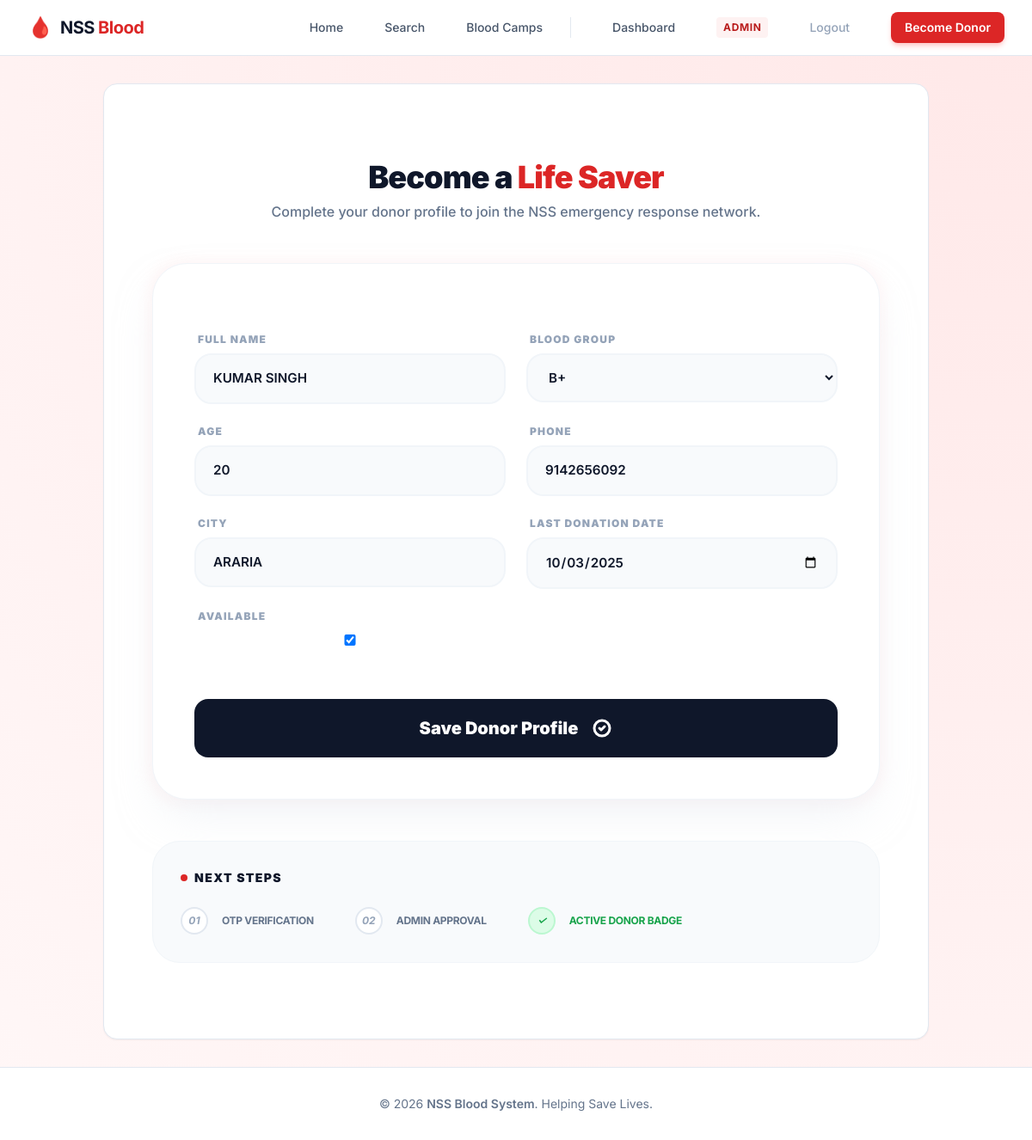
/donor-register/ (signed in), run on the app's committed database.
### blooddonation/models.py (models this page shows, shortened)
class DonorProfile(models.Model):
    BLOOD_GROUP_CHOICES = [
        ("A+", "A+"),
        ("A-", "A-"),
        ("B+", "B+"),
        ("B-", "B-"),
        ("AB+", "AB+"),
        ("AB-", "AB-"),
        ("O+", "O+"),
        ("O-", "O-"),
    ]
    VERIFICATION_CHOICES = [
        ("PENDING", "Pending"),
        ("APPROVED", "Approved"),
        ("REJECTED", "Rejected"),
    ]
    user = models.OneToOneField(settings.AUTH_USER_MODEL, on_delete=models.CASCADE)
    full_name = models.CharField(max_length=120)
    blood_group = models.CharField(max_length=3, choices=BLOOD_GROUP_CHOICES)
    age = models.PositiveSmallIntegerField()
    phone = models.CharField(max_length=15)
    city = models.CharField(max_length=100)
    last_donation_date = models.DateField(blank=True, null=True)
    available = models.BooleanField(default=True)
    donation_count = models.IntegerField(default=0)
    rating = models.FloatField(default=0.0)
    verification_status = models.CharField(max_length=10, choices=VERIFICATION_CHOICES, default="PENDING")
    otp_code = models.CharField(max_length=6, blank=True)
    otp_verified = models.BooleanField(default=False)
    otp_created_at = models.DateTimeField(blank=True, null=True)
    created_at = models.DateTimeField(auto_now_add=True)

### blooddonation/views.py (the view)
# urls.py: path("donor-register/", views.donor_register, name="donor_register"),
def donor_register(request):
    profile = DonorProfile.objects.filter(user=request.user).first() if request.user.is_authenticated else None
    if not request.user.is_authenticated:
        return render(request, "blooddonation/donor_register.html", {"form": None, "public_page": True})
    if request.method == "POST":
        form = DonorProfileForm(request.POST, instance=profile)
        if form.is_valid():
            donor = form.save(commit=False)
            donor.user = request.user
            if profile is None:
                donor.verification_status = "PENDING"
            otp_code = donor.generate_otp()
            donor.save()
            request.session["donor_otp_profile_id"] = donor.id
            messages.info(request, f"Demo OTP for donor verification: {otp_code}")
            return redirect("donor_verify_otp")
    else:
        form = DonorProfileForm(instance=profile)
    return render(request, "blooddonation/donor_register.html", {"form": form, "public_page": False})

### blooddonation/forms.py
class DonorProfileForm(forms.ModelForm):
    class Meta:
        model = DonorProfile
        fields = [
            "full_name",
            "blood_group",
            "age",
            "phone",
            "city",
            "last_donation_date",
            "available",
        ]
        widgets = {
            "last_donation_date": forms.DateInput(attrs={"type": "date"}),
        }

### templates/blooddonation/donor_register.html (shortened to what this page needs)
{% extends 'blooddonation/base.html' %}
{% block content %}
<div class="max-w-4xl mx-auto py-12 px-4">
    <div class="text-center mb-12">
        <h2 class="text-4xl font-black text-slate-900 tracking-tight">Become a <span class="text-red-600">Life Saver</span></h2>
        <p class="text-slate-500 font-medium mt-2">Complete your donor profile to join the NSS emergency response network.</p>
    </div>
    {% if public_page %}
    <section class="relative overflow-hidden bg-slate-900 rounded-[2.5rem] p-10 md:p-16 text-white shadow-2xl">
        <div class="absolute top-0 right-0 w-64 h-64 bg-red-600/20 rounded-full blur-[80px] -mr-32 -mt-32"></div>
        <div class="relative z-10 flex flex-col md:flex-row items-center gap-10">
            <div class="flex-1 space-y-6">
                <div class="inline-flex items-center gap-2 px-3 py-1 bg-white/10 rounded-full border border-white/10">
                    <span class="relative flex h-2 w-2">
                        <span class="animate-ping absolute inline-flex h-full w-full rounded-full bg-red-400 opacity-75"></span>
                        <span class="relative inline-flex rounded-full h-2 w-2 bg-red-500"></span>
                    </span>
                    <span class="text-[10px] font-bold uppercase tracking-widest text-slate-300">Action Required</span>
                </div>
                <h3 class="text-3xl font-bold leading-tight">First, let's get you <br><span class="text-red-400 text-4xl">Registered.</span></h3>
                <p class="text-slate-400 text-lg leading-relaxed">
                    To maintain the safety and integrity of our blood network, all donors must create a verified account before submitting their medical profile.
                </p>
                <div class="flex flex-wrap gap-4 pt-4">
                    <a href="{% url 'register' %}" class="px-8 py-4 bg-red-600 text-white font-black rounded-2xl hover:bg-red-700 transition-all shadow-lg shadow-red-900/20">
                        Create Account
                    </a>
                    <a href="{% url 'login' %}" class="px-8 py-4 bg-white/5 border border-white/10 text-white font-black rounded-2xl hover:bg-white/10 transition-all backdrop-blur-sm">
                        Login Now
                    </a>
                </div>
            </div>
            <div class="hidden md:flex w-48 h-48 bg-white/5 rounded-[3rem] border border-white/10 items-center justify-center text-6xl shadow-inner">
                🩺
            </div>
        </div>
    </section>
    {% else %}
    <div class="relative group">
        <div class="relative bg-white border border-slate-100 rounded-[2.5rem] p-8 md:p-12 shadow-2xl shadow-slate-200/50">
            <form method="post" class="space-y-8 premium-donor-form">
                <div class="grid grid-cols-1 md:grid-cols-2 gap-6">
                    {% for field in form %}
                        <div class="space-y-2 {% if field.name == 'address' or field.name == 'medical_history' %}md:col-span-2{% endif %}">
                            <label for="{{ field.id_for_label }}" class="block text-xs font-black text-slate-400 uppercase tracking-widest ml-1">
                                {{ field.label }}
                            </label>
                            <div class="relative">
                                {{ field }}
                            </div>
                        </div>
                    {% endfor %}
                </div>
                <div class="pt-6">
                    <button type="submit" class="w-full group flex items-center justify-center gap-4 px-8 py-5 bg-slate-900 text-white font-black text-xl rounded-2xl transition-all hover:bg-red-600 hover:shadow-2xl hover:shadow-red-200 active:scale-[0.98]">
                        <span>Save Donor Profile</span>
                        <svg class="w-6 h-6 transition-transform group-hover:translate-x-1" fill="none" stroke="currentColor" viewBox="0 0 24 24">
                            <path stroke-linecap="round" stroke-linejoin="round" stroke-width="3" d="M9 12l2 2 4-4m6 2a9 9 0 11-18 0 9 9 0 0118 0z"></path>
                        </svg>
                    </button>
                </div>
            </form>
        </div>
    </div>
    <div class="mt-12 p-8 rounded-[2rem] bg-slate-50 border border-slate-100 relative overflow-hidden">
        <h4 class="text-sm font-black text-slate-900 uppercase tracking-widest mb-6 flex items-center gap-2">
            <span class="w-2 h-2 bg-red-600 rounded-full animate-pulse"></span> Next Steps
        </h4>
        <div class="flex flex-col md:flex-row gap-6 md:gap-12">
            <div class="flex items-center gap-4">
                <span class="flex-shrink-0 w-8 h-8 rounded-full bg-white border-2 border-slate-200 text-slate-400 flex items-center justify-center text-xs font-bold italic">01</span>
                <p class="text-xs font-bold text-slate-500 uppercase tracking-tight">OTP Verification</p>
            </div>
            <div class="flex items-center gap-4">
                <span class="flex-shrink-0 w-8 h-8 rounded-full bg-white border-2 border-slate-200 text-slate-400 flex items-center justify-center text-xs font-bold italic">02</span>
                <p class="text-xs font-bold text-slate-500 uppercase tracking-tight">Admin Approval</p>
            </div>
            <div class="flex items-center gap-4">
                <span class="flex-shrink-0 w-8 h-8 rounded-full bg-green-100 border-2 border-green-200 text-green-600 flex items-center justify-center text-xs font-bold italic">✓</span>
                <p class="text-xs font-bold text-green-600 uppercase tracking-tight">Active Donor Badge</p>
            </div>
        </div>
    </div>
    {% endif %}
</div>
{% endblock %}

### static/css/custom.css (style rules this page uses)
:root { --primary: #9b1c1c; --accent: #ffd7d7; --text: #1f2937; --bg: #fff7f7; --card: #ffffff; }
* { box-sizing: border-box; }
body { margin: 0; font-family: Segoe UI, sans-serif; color: var(--text); background: radial-gradient(circle at top right, #ffe8e8, var(--bg)); }
.grid { display: grid; gap: 16px; grid-template-columns: repeat(auto-fit, minmax(220px, 1fr)); }
input, select, textarea { width: 100%; padding: 8px; margin-top: 4px; margin-bottom: 10px; border: 1px solid #e5e7eb; border-radius: 6px; }

### templates/blooddonation/base.html (style rules this page uses)
body { font-family: 'Inter', sans-serif; }

### templates/blooddonation/donor_register.html (style rules this page uses)
.premium-donor-form input, .premium-donor-form select, .premium-donor-form textarea { width: 100%; background-color: #f8fafc; border: 2px solid #f1f5f9; padding: 1rem 1.25rem; border-radius: 1.25rem; font-weight: 600; font-size: 0.95rem; color: #0f172a; transition: all 0.3s cubic-bezier(0.4, 0, 0.2, 1); outline: none; }

### data on the page
DonorProfile: form "KUMAR SINGH" "B+" "20" "9142656092" "ARARIA" "10/03/2025" "☑"

### other printed values
{{ field.label }} "FULL NAME" "BLOOD GROUP" "AGE" "PHONE" "CITY" "LAST DONATION DATE" "AVAILABLE"
